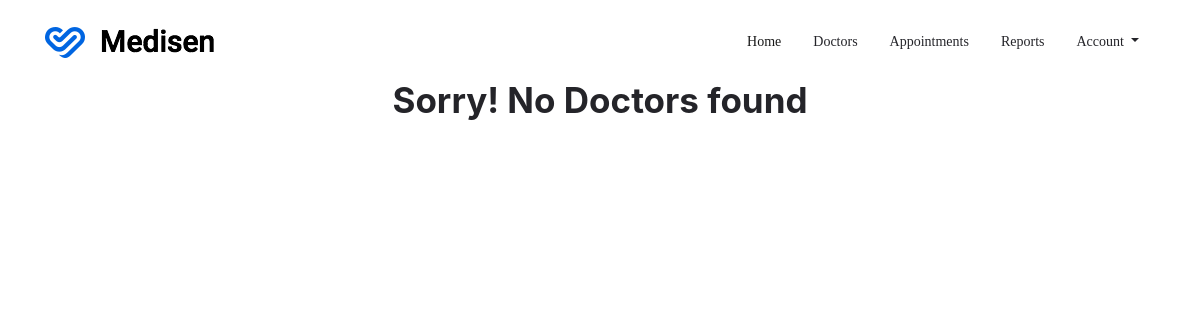
The page /doctor/ on the database as committed earlier.
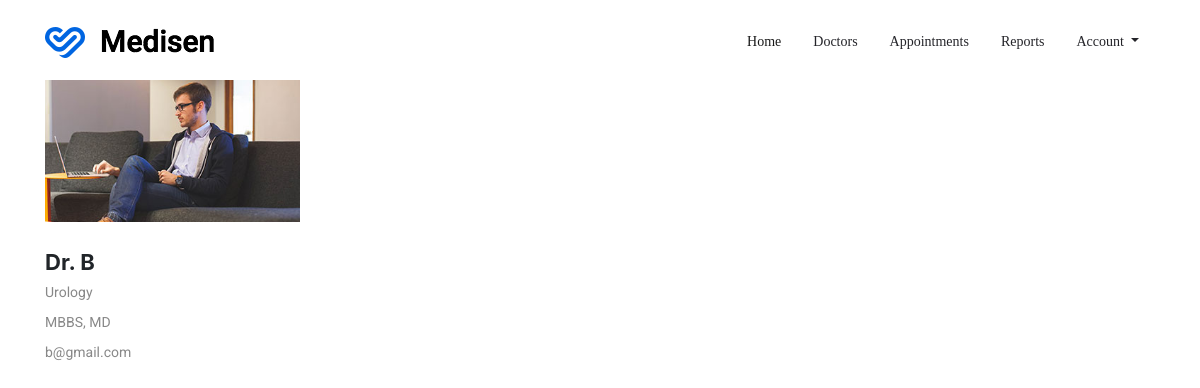
The same page on the database as committed later.
### doctor/models.py (models this page shows, shortened)
class Doctor(models.Model):
    doc_id = models.IntegerField(primary_key = True)
    doc_name = models.CharField(max_length=20)
    doc_email = models.EmailField()
    specialisation = models.CharField(max_length=20)
    qualification = models.CharField(max_length=20)
    image = models.ImageField(upload_to='uploads/', null=True)

### doctor/views.py (the view)
# urls.py: path('doctor/', views.list_doc, name="list_doc"),
def list_doc(request):
    query = " "
    context = {}
    if request.GET:
        query = request.GET['q']
    doctor = get_data_queryset(query)
    context['doctors'] = doctor
    return render(request, "doctor/search_doctor.html", context)

### doctor/views.py (called while the page is built)
def get_data_queryset(query=None):
    queryset = []
    queries = query.split(" ")
    for q in queries:
        doctors = Doctor.objects.filter(Q( doc_name__icontains=q) | Q(doc_email__icontains=q) | Q(specialisation__icontains=q))
        for doctor in doctors:
            queryset.append(doctor)
    return list(set(queryset))

### doctor/templates/doctor/search_doctor.html (shortened to what this page needs)
{% extends 'base.html' %}
{% load static %}
{% block content %}
<section class="doctor_part section_padding single_doctor_part">
   <div class="container">
    {% if doctors %}
       <div class="row">
         {% for d in doctors %}
           <div class="col-sm-6 col-lg-3">
               <div class="single_blog_item">
                   <div class="single_blog_img">
                       {% if d.image %}
                       <img src="{{ d.image.url}}" alt="doctor">
                       {% else %}
                       <img src= "/media/uploads/doc.jfif" alt="doctor">
                       {% endif %}
                   </div>
                   <div class="single_text">
                       <div class="single_blog_text">
                           <h3>{{d.doc_name}}</h3>
                           <p>{{d.specialisation}}</p>
                           <p>{{d.qualification}}</p>
                           <p>{{d.doc_email}}</p>
                       </div>
                   </div>
               </div>
           </div>
           {% endfor %}
                   </div>
                   {% else %}
                   <div class="row justify-content-center">
                     <div class="col-xl-8">
                         <div class="section_tittle text-center">
                             <h2>Sorry! No Doctors found</h2>
                         </div>
                     </div>
                 </div>
                 {% endif %}
               </div>
</section>
{% endblock %}

### templates/base.html (shortened to what this page needs)
{% load static %}
<!doctype html>
<html lang="en">
<head>
    <link rel="stylesheet" href="{% static 'css/bootstrap.min.css' %}">
    <link rel="stylesheet" href="{% static 'css/animate.css' %}">
    <link rel="stylesheet" href="{% static 'css/owl.carousel.min.css' %}">
    <link rel="stylesheet" href="{% static 'css/themify-icons.css' %}">
    <link rel="stylesheet" href="{% static 'css/flaticon.css' %}">
    <link rel="stylesheet" href="{% static 'css/magnific-popup.css' %}">
    <link rel="stylesheet" href="{% static 'css/nice-select.css' %}">
    <link rel="stylesheet" href="{% static 'css/slick.css' %}">
    <link rel="stylesheet" href="{% static 'css/style.css' %}">
    <link rel="stylesheet" href="https://maxcdn.bootstrapcdn.com/bootstrap/4.0.0/css/bootstrap.min.css">
</head>
<body>
    <header class="main_menu home_menu">
        <div class="container">
            <div class="row align-items-center">
                <div class="col-lg-12">
                    <nav class="navbar navbar-expand-lg navbar-light">
                        <a class="navbar-brand" href="{% url 'doctor:index' %}"> <img src=" {% static 'img/logo.png' %} " alt="logo"> </a>
                        {% if user.is_superuser %}
                        <div class="collapse navbar-collapse main-menu-item justify-content-end"
                            id="navbarSupportedContent">
                            <ul class="navbar-nav align-items-center">
                                <li class="nav-item active">
                                    <a class="nav-link" href="{%url 'account:addDoc'%}">Add Doctors</a>
                                </li>
                                <li class="nav-item">
                                    <a class="nav-link" href="{%url 'account:patient_logout'%}">Logout</a>
                                </li>
                                </ul>
                        </div>
                        {% else %}
                        <div class="collapse navbar-collapse main-menu-item justify-content-end"
                            id="navbarSupportedContent">
                            <ul class="navbar-nav align-items-center">
                                <li class="nav-item active">
                                    <a class="nav-link" href="{% url 'doctor:index' %}">Home</a>
                                </li>
                                <li class="nav-item">
                                    <a class="nav-link" href="/doctor/">Doctors</a>
                                </li>
                                <li class="nav-item">
                                    <a class="nav-link" href="{% url 'patient:list' %}">Appointments</a>
                                </li>
                                <li class="nav-item">
                                    <a class="nav-link" href="{% url 'patient:rep_list' %}">Reports</a>
                                </li>
                                <li class="nav-item dropdown">
                                    <a class="nav-link dropdown-toggle" href="blog.html" id="navbarDropdown_1"
                                        role="button" data-toggle="dropdown" aria-haspopup="true" aria-expanded="false">
                                        Account
                                    </a>
                                </li>
                            </ul>
                        </div>
                        {% endif %}
                    </nav>
                </div>
            </div>
        </div>
    </header>
    {% block content %}
    {% endblock %}
</body>
</html>

Rows that differ between the two databases and show on the page:
added Doctor: image (picture), doc_name "Dr. B", specialisation "Urology", qualification "MBBS, MD", doc_email "b@gmail.com"
Other text that changed with them:
text no longer shown: "Sorry! No Doctors found"
